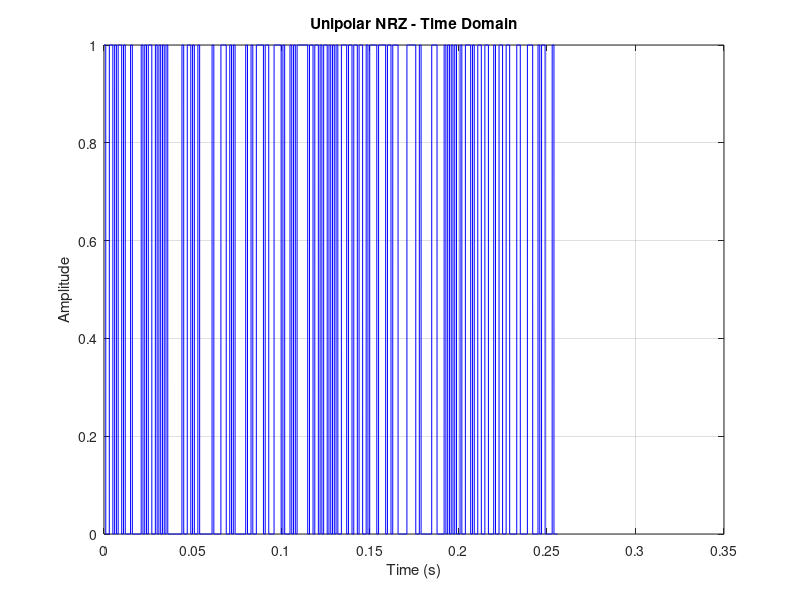
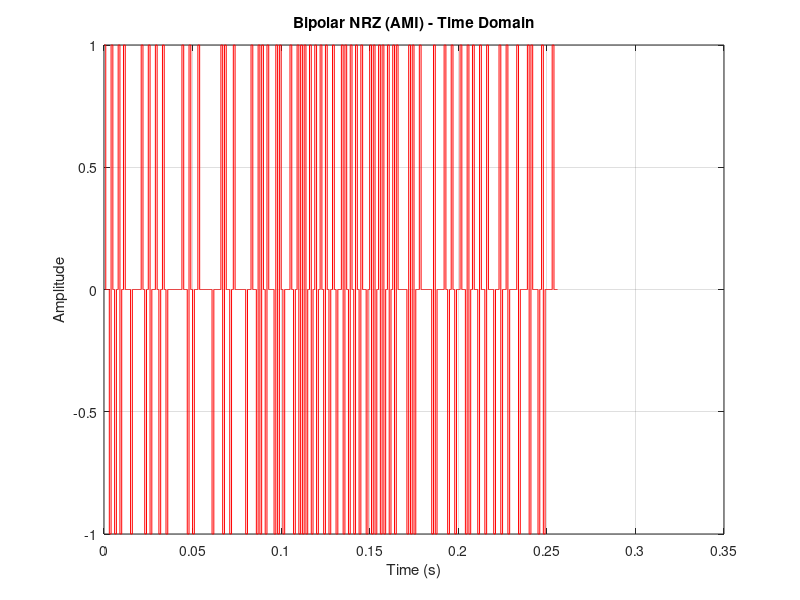
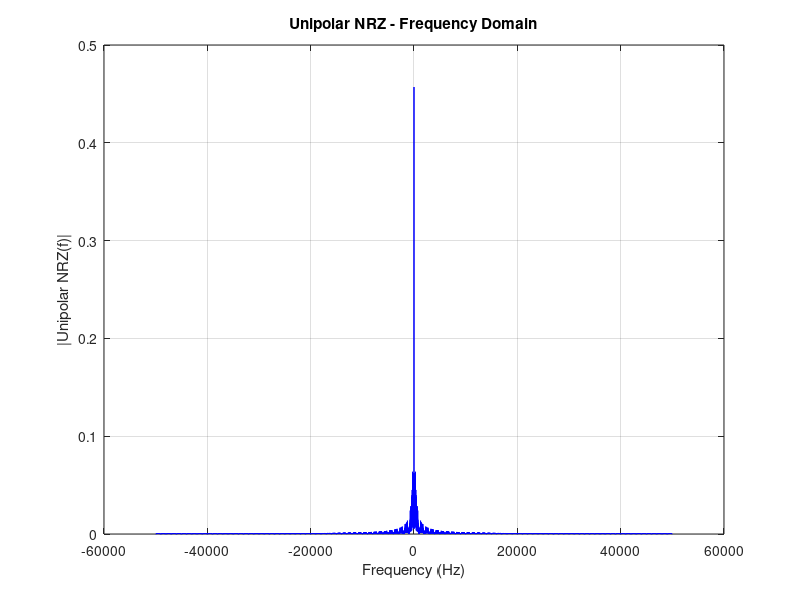
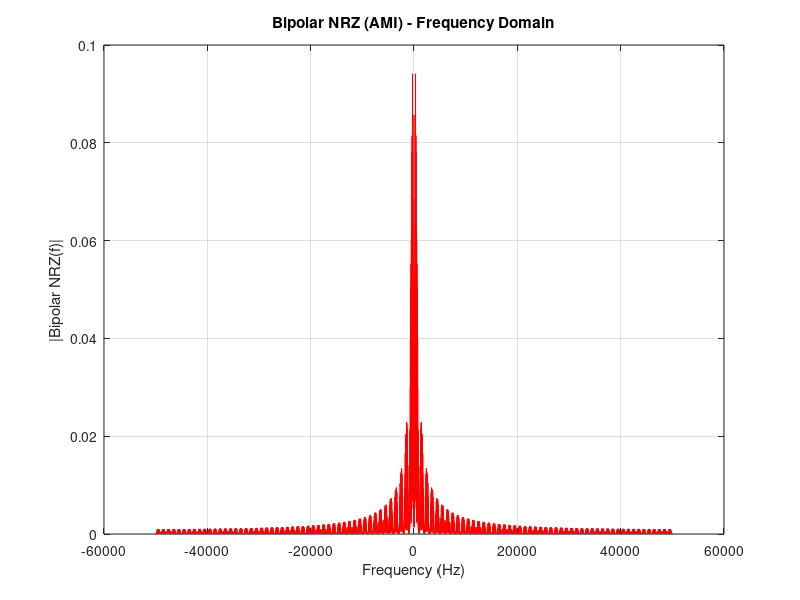

These figures' MATLAB source, in order:
%% Parameters
fc = 1e3;
num_bits = 256;
samples_per_bit = 100;
bitstream = randi([0 1], 1, num_bits);
N = num_bits * samples_per_bit;
t = linspace(0, num_bits/fc, N);


unipolar_nrz = zeros(1, N);
bipolar_nrz = zeros(1, N);

last_bit = -1;


for i = 1:num_bits
    idx_start = (i-1)*samples_per_bit + 1;
    idx_end = i * samples_per_bit;

    % Unipolar NRZ
    if bitstream(i) == 1
        unipolar_nrz(idx_start:idx_end) = 1;
    else
        unipolar_nrz(idx_start:idx_end) = 0;
    end

    % Bipolar NRZ (AMI)
    if bitstream(i) == 1
        last_bit = -last_bit;
        bipolar_nrz(idx_start:idx_end) = last_bit;
    else
        bipolar_nrz(idx_start:idx_end) = 0;
    end
end


figure(1);
plot(t, unipolar_nrz, 'b'); xlabel('Time (s)'); ylabel('Amplitude');
title('Unipolar NRZ - Time Domain'); grid on;

figure(2);
plot(t, bipolar_nrz, 'r'); xlabel('Time (s)'); ylabel('Amplitude');
title('Bipolar NRZ (AMI) - Time Domain'); grid on;

%% Frequency Domain Setup
ts = t(2) - t(1);
fs = 1 / ts;
df = fs / N;


if rem(N,2) == 0
    f = -fs/2 : df : fs/2 - df;
else
    f = -(fs/2 - df/2) : df : fs/2 - df/2;
end


UNIPOLAR_F = fftshift(fft(unipolar_nrz) / N);
BIPOLAR_F = fftshift(fft(bipolar_nrz) / N);


figure(3);
plot(f, abs(UNIPOLAR_F), 'b'); xlabel('Frequency (Hz)'); ylabel('|Unipolar NRZ(f)|');
title('Unipolar NRZ - Frequency Domain'); grid on;

figure(4);
plot(f, abs(BIPOLAR_F), 'r'); xlabel('Frequency (Hz)'); ylabel('|Bipolar NRZ(f)|');
title('Bipolar NRZ (AMI) - Frequency Domain'); grid on;
